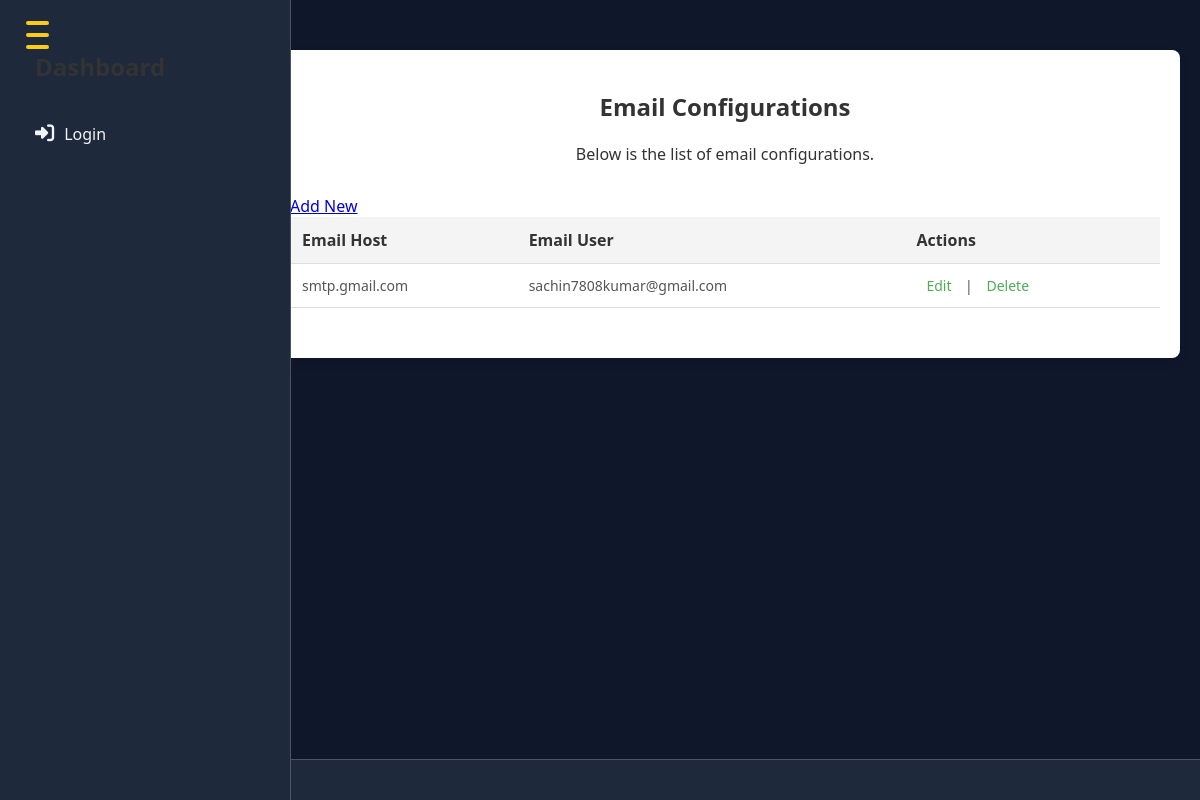
Page /email-configs/ on the committed database.
### app1/models.py (models this page shows, shortened)
class EmailConfig(models.Model):
    email_host = models.CharField(max_length=255)
    email_port = models.IntegerField()
    email_use_tls = models.BooleanField(default=True)
    email_host_user = models.CharField(max_length=255)
    email_host_password = models.CharField(max_length=255)

### app1/views.py (the view)
# urls.py: path('email-configs/', views.view_email_configs, name='view_email_configs'),
def view_email_configs(request):
    email_configs = EmailConfig.objects.all()
    return render(request, 'email/view_email_configs.html', {'email_configs': email_configs})

### templates/email/view_email_configs.html (shortened to what this page needs)
{% extends 'base.html' %}
{% block content %}
    <div class="content-container">
        <h2>Email Configurations</h2>
        <p style="text-align: center; color: #333;">Below is the list of email configurations.</p>
        <table>
            <thead>
                <tr>
                    <th>Email Host</th>
                    <th>Email User</th>
                    <th>Actions</th>
                    <a href="{% url 'add_email_config'  %}">Add New</a>
                </tr>
            </thead>
            <tbody>
                {% for config in email_configs %}
                    <tr>
                        <td>{{ config.email_host }}</td>
                        <td>{{ config.email_host_user }}</td>
                        <td>
                            <a href="{% url 'edit_email_config' config.id %}">Edit</a> |
                            <a href="{% url 'delete_email_config' config.id %}" onclick="return confirm('Are you sure you want to delete this configuration?');">Delete</a>
                        </td>
                    </tr>
                {% empty %}
                    <tr>
                        <td colspan="3" style="text-align: center;">No email configurations found.</td>
                    </tr>
                {% endfor %}
            </tbody>
        </table>
    </div>
    {% endblock %}

### static/css/home.css (style rules this page uses)
:root { --primary-bg: #0f172a; --sidebar-bg: #1e293b; --accent-gold: #facc15; --text-light: #f1f5f9; --text-muted: #cbd5e1; --hover-bg: rgba(250, 204, 21, 0.1); --glass-bg: rgba(255, 255, 255, 0.05); --border-color: rgba(255, 255, 255, 0.2); }
body, html { margin: 0; padding: 0; font-family: 'Segoe UI', sans-serif; background-color: var(--primary-bg); color: var(--text-light); display: flex; flex-direction: column; min-height: 100vh; }

### templates/email/view_email_configs.html (style rules this page uses)
.content-container { background-color: #fff; padding: 20px; max-width: 900px; margin: 30px auto; border-radius: 8px; box-shadow: 0 4px 8px rgba(0, 0, 0, 0.1); }
h2 { font-size: 24px; color: #333; text-align: center; margin-top: 20px; }
p { font-size: 16px; color: #666; text-align: center; margin-bottom: 30px; }
table { width: 100%; border-collapse: collapse; margin-bottom: 30px; }
table th, table td { padding: 12px; text-align: left; border-bottom: 1px solid #ddd; }
table th { background-color: #f4f4f4; font-size: 16px; color: #333; }
table td { font-size: 14px; color: #555; }
table a { color: #4CAF50; text-decoration: none; margin: 0 10px; }

### rows in the picture
EmailConfig: email_host "smtp.gmail.com", email_host_user "sachin7808kumar@gmail.com"
